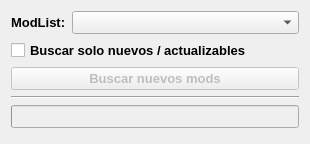
<?xml version="1.0" encoding="UTF-8"?>
<ui version="4.0">
 <class>SearchingDialog</class>
 <widget class="QDialog" name="SearchingDialog">
  <property name="windowModality">
   <enum>Qt::ApplicationModal</enum>
  </property>
  <property name="geometry">
   <rect>
    <x>0</x>
    <y>0</y>
    <width>310</width>
    <height>144</height>
   </rect>
  </property>
  <property name="minimumSize">
   <size>
    <width>310</width>
    <height>144</height>
   </size>
  </property>
  <property name="maximumSize">
   <size>
    <width>310</width>
    <height>144</height>
   </size>
  </property>
  <property name="windowTitle">
   <string>Buscar nuevos mods</string>
  </property>
  <property name="windowIcon">
   <iconset resource="../res/icons.qrc">
    <normaloff>:/widgets/widgets/window_icon.png</normaloff>:/widgets/widgets/window_icon.png</iconset>
  </property>
  <property name="modal">
   <bool>true</bool>
  </property>
  <layout class="QVBoxLayout" name="verticalLayout">
   <item>
    <layout class="QHBoxLayout" name="horizontalLayout_3">
     <property name="topMargin">
      <number>0</number>
     </property>
     <item>
      <widget class="QLabel" name="lblModList">
       <property name="font">
        <font>
         <pointsize>10</pointsize>
         <weight>75</weight>
         <bold>true</bold>
        </font>
       </property>
       <property name="text">
        <string>ModList:</string>
       </property>
      </widget>
     </item>
     <item>
      <widget class="QComboBox" name="cmbModList">
       <property name="sizePolicy">
        <sizepolicy hsizetype="Expanding" vsizetype="Fixed">
         <horstretch>0</horstretch>
         <verstretch>0</verstretch>
        </sizepolicy>
       </property>
       <property name="minimumSize">
        <size>
         <width>25</width>
         <height>0</height>
        </size>
       </property>
       <property name="font">
        <font>
         <pointsize>10</pointsize>
         <weight>75</weight>
         <bold>true</bold>
        </font>
       </property>
      </widget>
     </item>
    </layout>
   </item>
   <item>
    <widget class="QCheckBox" name="chkSeachNewUpdate">
     <property name="font">
      <font>
       <pointsize>10</pointsize>
       <weight>75</weight>
       <bold>true</bold>
      </font>
     </property>
     <property name="text">
      <string>Buscar solo nuevos / actualizables</string>
     </property>
    </widget>
   </item>
   <item>
    <widget class="QPushButton" name="btnSearchNewMods">
     <property name="enabled">
      <bool>false</bool>
     </property>
     <property name="minimumSize">
      <size>
       <width>25</width>
       <height>23</height>
      </size>
     </property>
     <property name="maximumSize">
      <size>
       <width>16777215</width>
       <height>23</height>
      </size>
     </property>
     <property name="font">
      <font>
       <pointsize>10</pointsize>
       <weight>75</weight>
       <bold>true</bold>
      </font>
     </property>
     <property name="text">
      <string>Buscar nuevos mods</string>
     </property>
    </widget>
   </item>
   <item>
    <widget class="Line" name="line">
     <property name="orientation">
      <enum>Qt::Horizontal</enum>
     </property>
    </widget>
   </item>
   <item>
    <widget class="QProgressBar" name="progressBar">
     <property name="enabled">
      <bool>false</bool>
     </property>
     <property name="minimumSize">
      <size>
       <width>25</width>
       <height>0</height>
      </size>
     </property>
     <property name="font">
      <font>
       <pointsize>10</pointsize>
       <weight>75</weight>
       <bold>true</bold>
      </font>
     </property>
     <property name="minimum">
      <number>0</number>
     </property>
     <property name="maximum">
      <number>1</number>
     </property>
     <property name="value">
      <number>0</number>
     </property>
     <property name="alignment">
      <set>Qt::AlignLeading|Qt::AlignLeft|Qt::AlignVCenter</set>
     </property>
     <property name="orientation">
      <enum>Qt::Horizontal</enum>
     </property>
     <property name="invertedAppearance">
      <bool>false</bool>
     </property>
     <property name="textDirection">
      <enum>QProgressBar::TopToBottom</enum>
     </property>
     <property name="format">
      <string notr="true"/>
     </property>
    </widget>
   </item>
  </layout>
 </widget>
 <resources>
  <include location="../res/icons.qrc"/>
 </resources>
 <connections/>
</ui>
